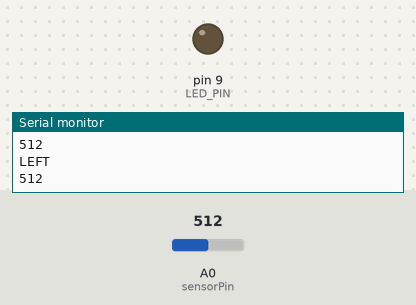
The sketch below on a simulated Arduino Leonardo, built with avr-gcc and run on an emulated ATmega32U4. Parts: output pins drawn as LEDs (lit = HIGH), the last lines printed to the serial monitor. Inputs (shaded band) come from the test bench; at power-on: A0 (sensorPin) = 512. USB keyboard and mouse output is not drawn.

Above: at 1.8 s.
1.9 s: A0 (sensorPin) set to 53
3.8 s: A0 (sensorPin) set to 46
At 4.3 s:
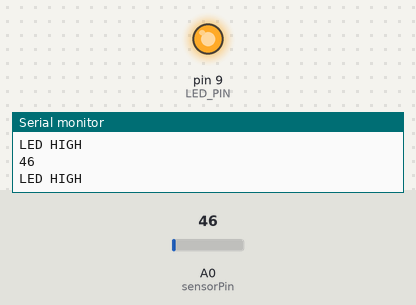
5.4 s: A0 (sensorPin) set to 93
8.8 s: A0 (sensorPin) set to 106
At 10.6 s:
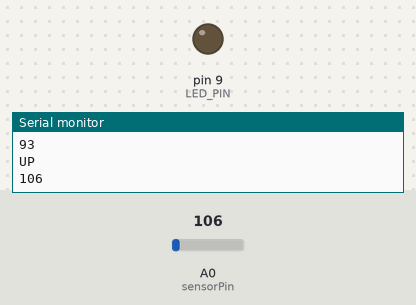
11.8 s: A0 (sensorPin) set to 40
At 13.0 s:
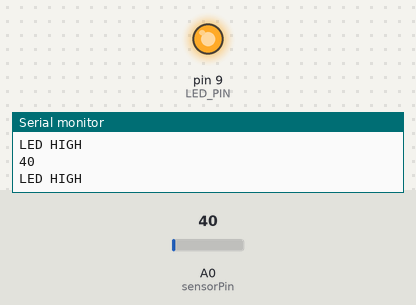
Timing chart, 0 to 14.4 s (numbered marks = the images above; inputs shaded):
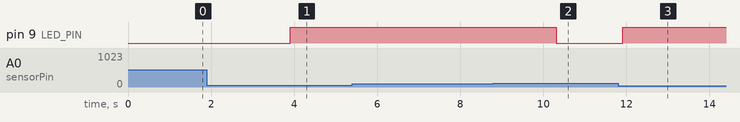

Measured:
- the behaviour switches between 51 and 50 on A0 (sensorPin) (found by bisection; images 0 and 1)
- the behaviour switches between 100 and 101 on A0 (sensorPin) (found by bisection; images 1 and 2)
- after the input at 3.8 s, pin 9 (LED_PIN): LOW → HIGH after 0.10 s
- after the input at 8.8 s, pin 9 (LED_PIN): HIGH → LOW after 1.5 s
- after the input at 11.8 s, pin 9 (LED_PIN): LOW → HIGH after 0.11 s

The sketch:

_Justine__Xavier__etudeFour.ino
```cpp
#include <Keyboard.h> // library to simulate keyboard events
#define LED_PIN 9
int sensorPin = A0; // define sensor port (analog A0)
int value = 0;
int thresh1 = 100;
int thresh2 = 270;
int thresh3 = 400;
int thresh4 = 700;
boolean sensorState = false;
boolean releaseState = true;
void setup() {
// put your setup code hexre, to run once:
pinMode(LED_PIN, OUTPUT);
Keyboard.begin();
Serial.begin(9600);
}
void loop() {
// put your main code here, to run repeatedly:
value = analogRead(sensorPin);
Serial.println(value);
if (value > 50){
delay(1000);
value = analogRead(sensorPin);
if (value > thresh1 && value <thresh2){
  if(sensorState != releaseState){
    Keyboard.press(KEY_UP_ARROW);
    Serial.println("UP");
    //sensorState = !sensorState;
    releaseState = sensorState;
    Keyboard.releaseAll();
  }
   else{
   Keyboard.releaseAll();
   digitalWrite(LED_PIN,LOW);
  }
}
else if (value > thresh2 && value < thresh3){
  if(sensorState != releaseState){
    Keyboard.press(KEY_DOWN_ARROW);
    Serial.println("DOWN");
    //sensorState = !sensorState;
    releaseState = sensorState;
    Keyboard.releaseAll();
  }
   else{
   Keyboard.releaseAll();
   digitalWrite(LED_PIN,LOW);
  }
}
else if (value > thresh3 && value < thresh4){
  if(sensorState != releaseState){
    Keyboard.press(KEY_LEFT_ARROW);
    Serial.println("LEFT");
    //sensorState = !sensorState;
    releaseState = sensorState;
    Keyboard.releaseAll();
  }
   else{
   Keyboard.releaseAll();
   digitalWrite(LED_PIN,LOW);
  }
}
else if (value > thresh4){
  if(sensorState != releaseState){
    Keyboard.press(KEY_RIGHT_ARROW);
    Serial.println("RIGHT");
    //sensorState = !sensorState;
    releaseState = sensorState;
    Keyboard.releaseAll();
  }
  else{
   Keyboard.releaseAll();
   digitalWrite(LED_PIN,LOW);
  }
}
}
else if (value < 215){
releaseState = !sensorState;
Serial.println("LED HIGH");
digitalWrite(LED_PIN,HIGH);
}
delay(300);
}
```
